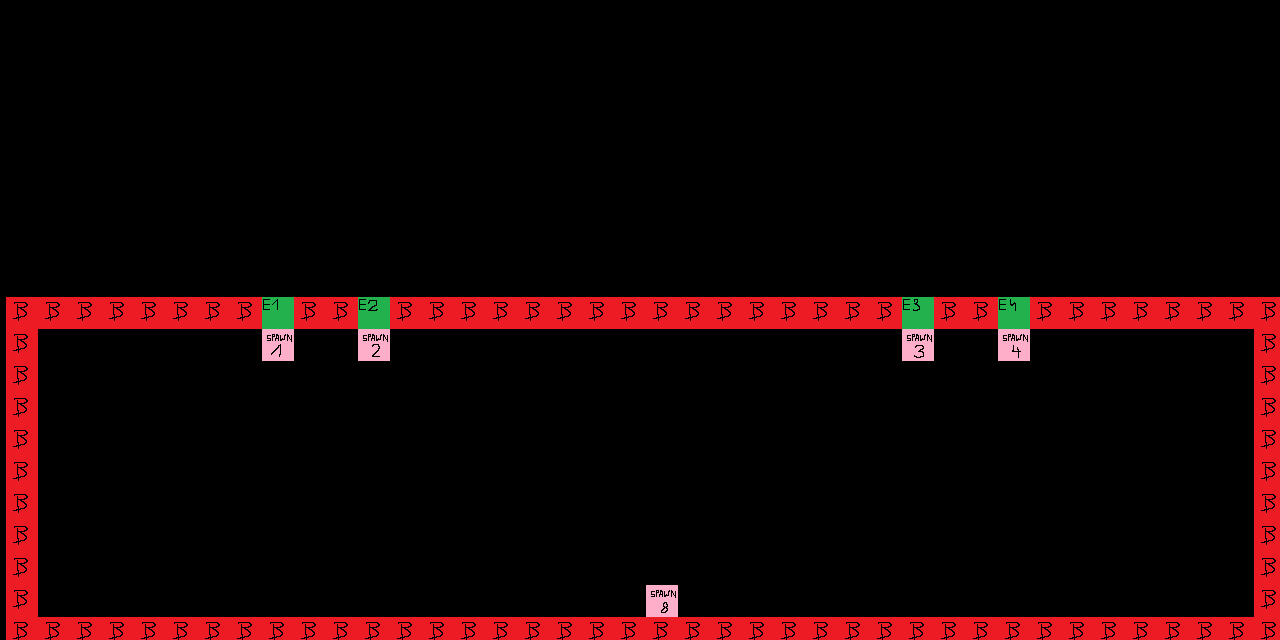

The image is a tile-based game level rendered from a .tmx file. Its description and source (layers, tilesets, objects; grid data summarised) follow:
An orthogonal 40x20 tile map with 32x32 px tiles, 1 tile layer (enter_block), 3 hidden layers not drawn, 2 tilesets.

<map version="1.0" orientation="orthogonal" renderorder="right-down" width="40" height="20" tilewidth="32" tileheight="32" nextobjectid="1">
 <tileset firstgid="1" name="base_txt" tilewidth="32" tileheight="32" tilecount="2016" columns="32">
  <image source="base_txt.png" width="1024" height="2016" />
 </tileset>
 <tileset firstgid="2017" name="chunk" tilewidth="32" tileheight="32" tilecount="25" columns="5">
  <image source="chunk.png" width="160" height="160" />
  <tile id="0">
   <properties>
    <property name="enter" value="true" />
    <property name="index" value="1" />
    <property name="map" value="sword_shop" />
   </properties>
  </tile>
  <tile id="1">
   <properties>
    <property name="enter" value="true" />
    <property name="index" value="2" />
   </properties>
  </tile>
  <tile id="2">
   <properties>
    <property name="enter" value="true" />
    <property name="index" value="3" />
   </properties>
  </tile>
  <tile id="3">
   <properties>
    <property name="enter" value="true" />
    <property name="index" value="4" />
   </properties>
  </tile>
  <tile id="9">
   <properties>
    <property name="blocked" value="true" />
   </properties>
  </tile>
  <tile id="14">
   <properties>
    <property name="index" value="1" />
    <property name="spawn" value="true" />
   </properties>
  </tile>
  <tile id="15">
   <properties>
    <property name="index" value="1" />
    <property name="spawn" value="true" />
   </properties>
  </tile>
  <tile id="16">
   <properties>
    <property name="index" value="2" />
    <property name="spawn" value="true" />
   </properties>
  </tile>
  <tile id="17">
   <properties>
    <property name="index" value="3" />
    <property name="spawn" value="true" />
   </properties>
  </tile>
  <tile id="18">
   <properties>
    <property name="index" value="4" />
    <property name="spawn" value="true" />
   </properties>
  </tile>
  <tile id="23">
   <properties>
    <property name="index" value="8" />
    <property name="spawn" value="true" />
   </properties>
  </tile>
 </tileset>
 <layer name="enter_block" width="40" height="20" offsetx="6.66667" offsety="9.33333">
  <data>[800 cells, 103 non-empty, 10 distinct tile ids]</data>
 </layer>
 <layer name="Warstwa Kafelków 3" width="40" height="20" visible="0">
  <data>[800 cells, 800 non-empty, 1 distinct tile ids]</data>
 </layer>
 <layer name="Warstwa Kafelków 1" width="40" height="20" visible="0">
  <data>[800 cells, 264 non-empty, 14 distinct tile ids]</data>
 </layer>
 <layer name="Warstwa Kafelków 2" width="40" height="20" visible="0" offsetx="6.66667" offsety="8">
  <data>[800 cells, 28 non-empty, 10 distinct tile ids]</data>
 </layer>
</map>
